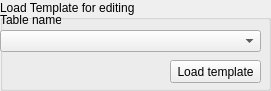
  <widget class="QGroupBox" name="groupBox_7">
   <property name="geometry">
    <rect>
     <x>520</x>
     <y>0</y>
     <width>271</width>
     <height>91</height>
    </rect>
   </property>
   <property name="title">
    <string>Load Template for editing</string>
   </property>
   <widget class="QPushButton" name="load">
    <property name="geometry">
     <rect>
      <x>170</x>
      <y>60</y>
      <width>91</width>
      <height>23</height>
     </rect>
    </property>
    <property name="toolTip">
     <string>Load the template to show which items have already been learned. They can still be overwritten by simply marking the area or image and then pressing the corresponding butotn.</string>
    </property>
    <property name="text">
     <string>Load template</string>
    </property>
   </widget>
   <widget class="QLabel" name="label">
    <property name="geometry">
     <rect>
      <x>0</x>
      <y>10</y>
      <width>61</width>
      <height>20</height>
     </rect>
    </property>
    <property name="text">
     <string>Table name</string>
    </property>
   </widget>
   <widget class="QComboBox" name="table_name">
    <property name="geometry">
     <rect>
      <x>0</x>
      <y>30</y>
      <width>261</width>
      <height>22</height>
     </rect>
    </property>
    <property name="toolTip">
     <string>Select a table to edit. You can only edit your own tables. To edit take a screenshot, crop it with the cop left corner, then select the area top left and bottom right and then choose the corresponding button</string>
    </property>
   </widget>
  </widget>
